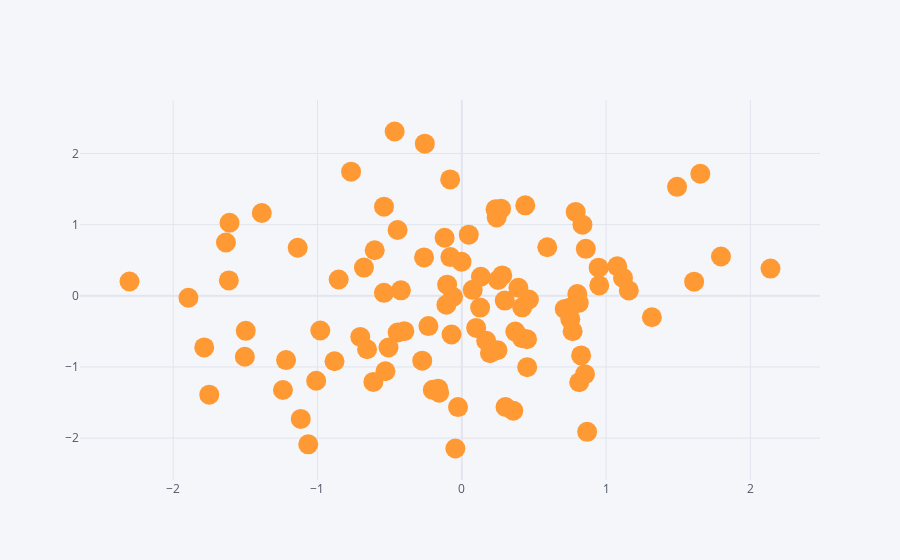

Source (notebook cell):
### Code cell
df.iplot(kind='scatter',x='A', y='B',mode='markers',size=20)
